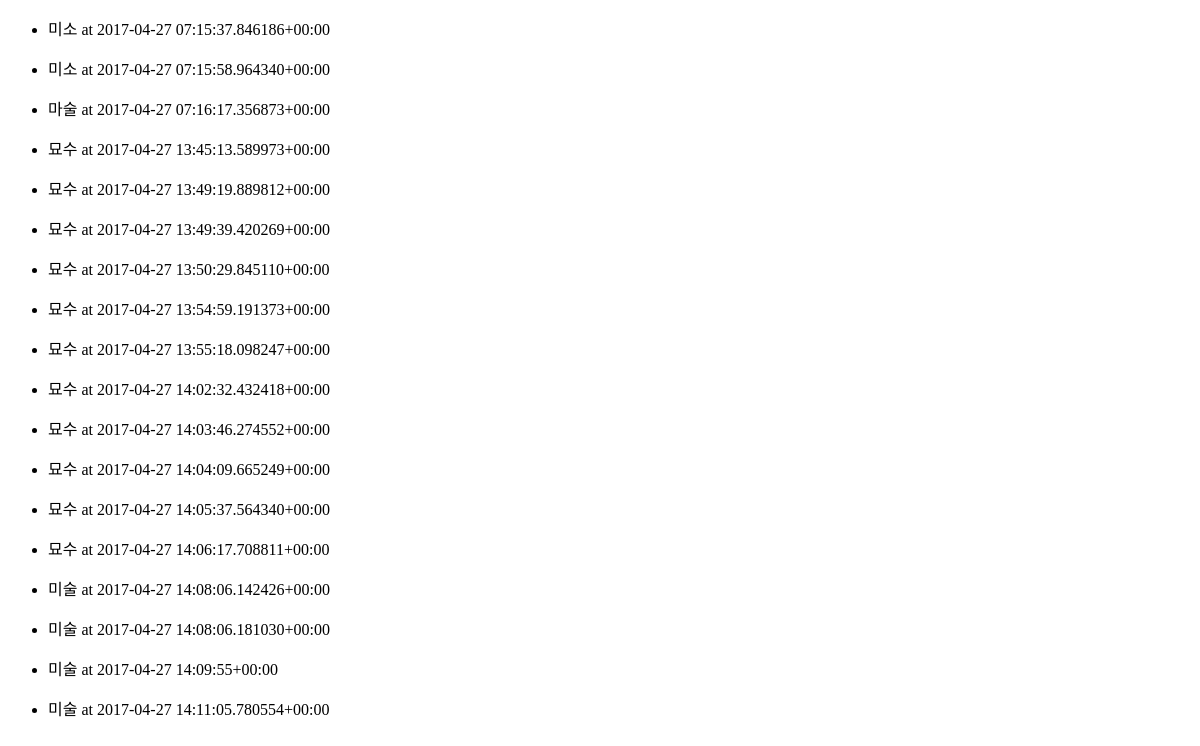
/miso/wordCloud/, run on an earlier commit of the app's database.
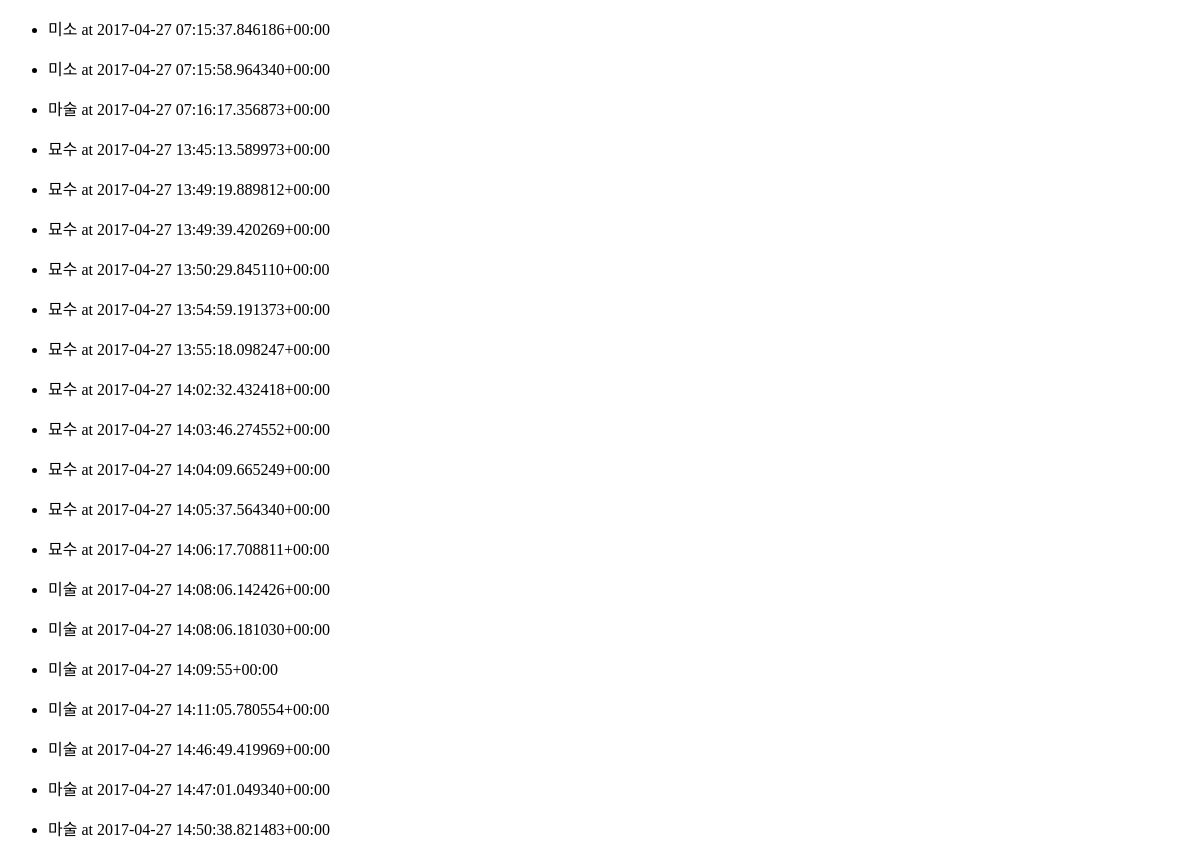
And on a later commit of the database.
### miso/models.py (models this page shows)
class Word(models.Model):
    word = models.CharField(max_length=10, null=False)
    date = models.DateTimeField(default=timezone.now)
    def __str__(self):
        return self.word+" at "+str(self.date)

### miso/views.py (the view)
def wordCloud(request):
    w_list = Word.objects.all()
    context = {'word_list':w_list}
    return render(request, 'wordCloud.html', context)

### miso/templates/wordCloud.html (shortened to what this page needs)
<!DOCTYPE html>
<html>
  <head>
  </head>
  <body>
    {% for word in word_list %}
      <ul>
        <li>{{ word }}</li>
      </ul>
    {% empty %}
      <p>No Words</p>
    {% endfor %}
  </body>
</html>

What changed in the data, as far as the page shows it:
added Word: word+date "미술 at 2017-04-27 14:46:49.419969+00:00"
added Word: word+date "마술 at 2017-04-27 14:47:01.049340+00:00"
added Word: word+date "마술 at 2017-04-27 14:50:38.821483+00:00"
